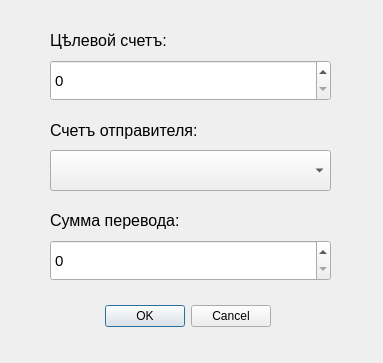
<?xml version="1.0" encoding="UTF-8"?>
<ui version="4.0">
 <class>CompanyTransferDialog</class>
 <widget class="QDialog" name="CompanyTransferDialog">
  <property name="geometry">
   <rect>
    <x>0</x>
    <y>0</y>
    <width>383</width>
    <height>363</height>
   </rect>
  </property>
  <property name="minimumSize">
   <size>
    <width>383</width>
    <height>363</height>
   </size>
  </property>
  <property name="maximumSize">
   <size>
    <width>383</width>
    <height>363</height>
   </size>
  </property>
  <property name="windowTitle">
   <string>Dialog</string>
  </property>
  <widget class="QDialogButtonBox" name="buttonBox">
   <property name="geometry">
    <rect>
     <x>-70</x>
     <y>300</y>
     <width>341</width>
     <height>32</height>
    </rect>
   </property>
   <property name="orientation">
    <enum>Qt::Horizontal</enum>
   </property>
   <property name="standardButtons">
    <set>QDialogButtonBox::Cancel|QDialogButtonBox::Ok</set>
   </property>
  </widget>
  <widget class="QLabel" name="Target_lable">
   <property name="geometry">
    <rect>
     <x>50</x>
     <y>30</y>
     <width>121</width>
     <height>20</height>
    </rect>
   </property>
   <property name="font">
    <font>
     <pointsize>12</pointsize>
    </font>
   </property>
   <property name="text">
    <string>Цѣлевой счетъ: </string>
   </property>
  </widget>
  <widget class="QLabel" name="Sum_lable">
   <property name="geometry">
    <rect>
     <x>50</x>
     <y>210</y>
     <width>181</width>
     <height>20</height>
    </rect>
   </property>
   <property name="font">
    <font>
     <pointsize>12</pointsize>
    </font>
   </property>
   <property name="text">
    <string>Сумма перевода: </string>
   </property>
  </widget>
  <widget class="QSpinBox" name="SumEdit">
   <property name="geometry">
    <rect>
     <x>50</x>
     <y>240</y>
     <width>281</width>
     <height>41</height>
    </rect>
   </property>
   <property name="font">
    <font>
     <pointsize>11</pointsize>
    </font>
   </property>
  </widget>
  <widget class="QLabel" name="User_lable">
   <property name="geometry">
    <rect>
     <x>50</x>
     <y>120</y>
     <width>181</width>
     <height>20</height>
    </rect>
   </property>
   <property name="font">
    <font>
     <pointsize>12</pointsize>
    </font>
   </property>
   <property name="text">
    <string>Счетъ отправителя: </string>
   </property>
  </widget>
  <widget class="QSpinBox" name="TargetEdit">
   <property name="geometry">
    <rect>
     <x>50</x>
     <y>60</y>
     <width>281</width>
     <height>41</height>
    </rect>
   </property>
   <property name="font">
    <font>
     <pointsize>11</pointsize>
    </font>
   </property>
  </widget>
  <widget class="QComboBox" name="AccBox">
   <property name="geometry">
    <rect>
     <x>50</x>
     <y>150</y>
     <width>281</width>
     <height>41</height>
    </rect>
   </property>
  </widget>
 </widget>
 <resources/>
 <connections>
  <connection>
   <sender>buttonBox</sender>
   <signal>accepted()</signal>
   <receiver>CompanyTransferDialog</receiver>
   <slot>accept()</slot>
   <hints>
    <hint type="sourcelabel">
     <x>248</x>
     <y>254</y>
    </hint>
    <hint type="destinationlabel">
     <x>157</x>
     <y>274</y>
    </hint>
   </hints>
  </connection>
  <connection>
   <sender>buttonBox</sender>
   <signal>rejected()</signal>
   <receiver>CompanyTransferDialog</receiver>
   <slot>reject()</slot>
   <hints>
    <hint type="sourcelabel">
     <x>316</x>
     <y>260</y>
    </hint>
    <hint type="destinationlabel">
     <x>286</x>
     <y>274</y>
    </hint>
   </hints>
  </connection>
 </connections>
</ui>
